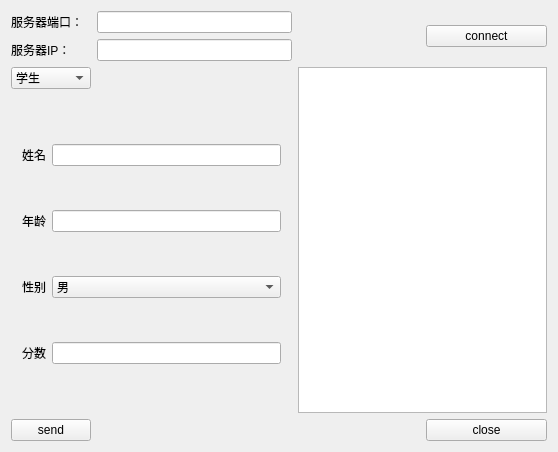
<?xml version="1.0" encoding="UTF-8"?>
<ui version="4.0">
 <class>Widget</class>
 <widget class="QWidget" name="Widget">
  <property name="geometry">
   <rect>
    <x>0</x>
    <y>0</y>
    <width>558</width>
    <height>452</height>
   </rect>
  </property>
  <property name="windowTitle">
   <string>Widget</string>
  </property>
  <layout class="QGridLayout" name="gridLayout_2">
   <item row="0" column="0">
    <widget class="QLabel" name="labelPort">
     <property name="text">
      <string>服务器端口：</string>
     </property>
    </widget>
   </item>
   <item row="0" column="1">
    <widget class="QLineEdit" name="lineEditPort">
     <property name="text">
      <string/>
     </property>
    </widget>
   </item>
   <item row="0" column="3" rowspan="2">
    <widget class="QPushButton" name="btnConnect">
     <property name="text">
      <string>connect</string>
     </property>
    </widget>
   </item>
   <item row="1" column="0">
    <widget class="QLabel" name="labelIP">
     <property name="text">
      <string>服务器IP：</string>
     </property>
    </widget>
   </item>
   <item row="1" column="1">
    <widget class="QLineEdit" name="lineEditIP">
     <property name="text">
      <string/>
     </property>
    </widget>
   </item>
   <item row="2" column="0">
    <widget class="QComboBox" name="comboBoxChoice">
     <item>
      <property name="text">
       <string>学生</string>
      </property>
     </item>
     <item>
      <property name="text">
       <string>程序员</string>
      </property>
     </item>
    </widget>
   </item>
   <item row="2" column="2" rowspan="2" colspan="2">
    <widget class="QTextEdit" name="textEditRead"/>
   </item>
   <item row="3" column="0" colspan="2">
    <widget class="QWidget" name="widget" native="true">
     <layout class="QGridLayout" name="gridLayout">
      <item row="0" column="0">
       <widget class="QLabel" name="labelName">
        <property name="text">
         <string>姓名</string>
        </property>
       </widget>
      </item>
      <item row="0" column="1">
       <widget class="QLineEdit" name="lineEditName"/>
      </item>
      <item row="1" column="0">
       <widget class="QLabel" name="labelAge">
        <property name="text">
         <string>年龄</string>
        </property>
       </widget>
      </item>
      <item row="1" column="1">
       <widget class="QLineEdit" name="lineEditAge"/>
      </item>
      <item row="5" column="1">
       <widget class="QLineEdit" name="lineEditScore"/>
      </item>
      <item row="5" column="0">
       <widget class="QLabel" name="labelScore">
        <property name="text">
         <string>分数</string>
        </property>
       </widget>
      </item>
      <item row="3" column="0">
       <widget class="QLabel" name="labelSex">
        <property name="text">
         <string>性别</string>
        </property>
       </widget>
      </item>
      <item row="3" column="1">
       <widget class="QComboBox" name="sex_comboBox">
        <item>
         <property name="text">
          <string>男</string>
         </property>
        </item>
        <item>
         <property name="text">
          <string>女</string>
         </property>
        </item>
       </widget>
      </item>
     </layout>
    </widget>
   </item>
   <item row="4" column="0">
    <widget class="QPushButton" name="btnSend">
     <property name="text">
      <string>send</string>
     </property>
    </widget>
   </item>
   <item row="4" column="1" colspan="2">
    <spacer name="horizontalSpacer">
     <property name="orientation">
      <enum>Qt::Horizontal</enum>
     </property>
     <property name="sizeHint" stdset="0">
      <size>
       <width>330</width>
       <height>20</height>
      </size>
     </property>
    </spacer>
   </item>
   <item row="4" column="3">
    <widget class="QPushButton" name="btnClose">
     <property name="text">
      <string>close</string>
     </property>
    </widget>
   </item>
  </layout>
 </widget>
 <layoutdefault spacing="6" margin="11"/>
 <resources/>
 <connections/>
</ui>
